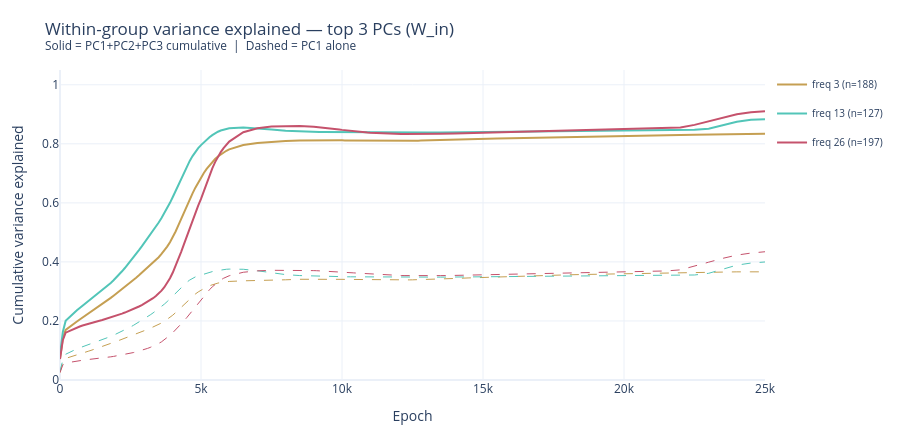
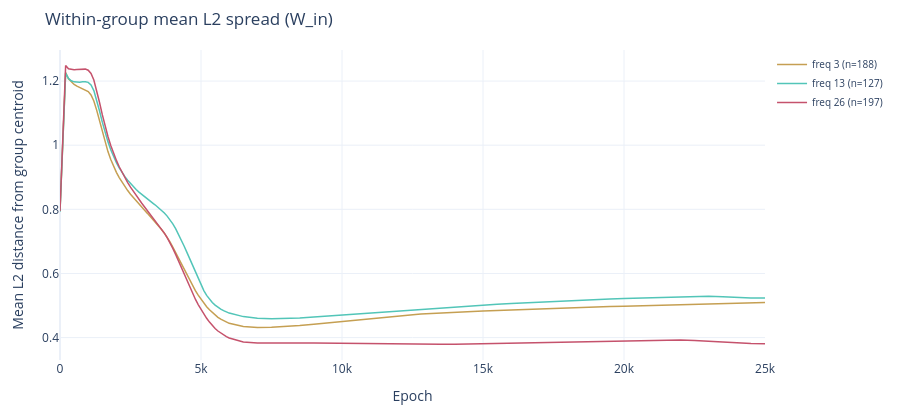
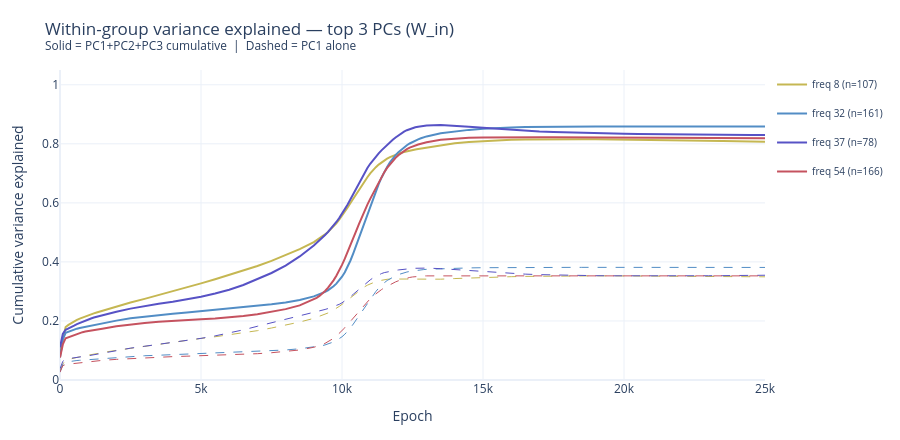
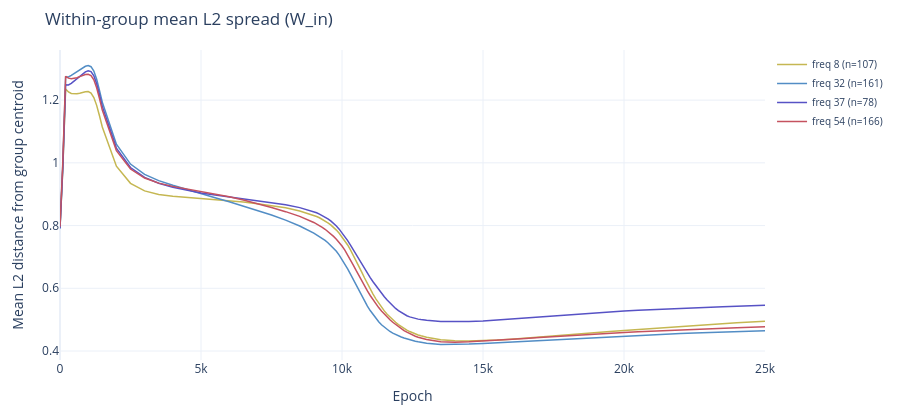

Notebook code for these charts, in order:
### Markdown cell above
## Load views for each model

### Code cell
def show_neuron_group_pca(family, prime, seed, data_seed):
    """Load cross_epoch graduation artifact for one variant."""
    v = family.get_variant(prime=prime, seed=seed, data_seed=data_seed)
    fig_cohesion = v.view("neuron_group.pca_cohesion")
    fig_spread = v.view("neuron_group.spread")
    return fig_cohesion, fig_spread

models_data = {}
for prime, seed, data_seed, label in MODELS:
    print(f"--p{prime}, s{seed}, ds{data_seed}")
    fig_cohesion, fig_spread = show_neuron_group_pca(family, prime, seed, data_seed)
    fig_cohesion.show()
    fig_spread.show()
